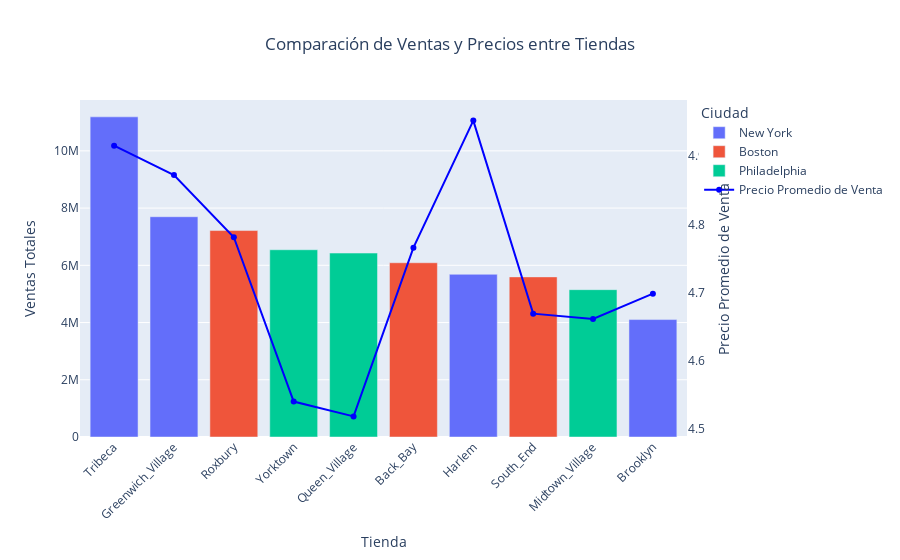

Source (notebook cell):
### Markdown cell above
### 1.2.3. Distribución de Ventas y Precios entre Tiendas

### Code cell
ventas_precios_por_tienda = df.groupby(['store', 'region']).agg({'sales': 'sum', 'sell_price': 'mean'}).reset_index()
ventas_precios_por_tienda = ventas_precios_por_tienda.sort_values(by='sales', ascending=False)

fig2 = px.bar(ventas_precios_por_tienda, x='store', y='sales', color='region', title='Comparación de Ventas y Precios entre Tiendas',
             labels={'sales': 'Ventas Totales', 'store': 'Tienda', 'region': 'Ciudad'}, hover_data={'sell_price': True})

fig2.add_trace(go.Scatter(x=ventas_precios_por_tienda['store'], y=ventas_precios_por_tienda['sell_price'],
                         mode='lines+markers', name='Precio Promedio de Venta', yaxis='y2', line=dict(color='blue'), marker=dict(color='blue')))

fig2.update_layout(
    yaxis=dict(title='Ventas Totales', side='left', showgrid=True),
    yaxis2=dict(title='Precio Promedio de Venta', overlaying='y', side='right', showgrid=False),
    xaxis=dict(tickangle=-45, title='Tienda', categoryorder='total descending'),
    title=dict(text='Comparación de Ventas y Precios entre Tiendas', x=0.5),
    bargap=0.2  # Ajustar el espacio entre las barras
)
fig2.show()

### Figure 1 — Plotly figure (JSON) as saved in the notebook; plotly's stock layout.template omitted (floating-point values rounded to 4 significant figures)
{"data": [{"alignmentgroup": "True", "customdata": [[4.915], [4.872], [4.952], [4.699]], "hovertemplate": "Ciudad=New York<br>Tienda=%{x}<br>Ventas Totales=%{y}<br>sell_price=%{customdata[0]}<extra></extra>", "legendgroup": "New York", "marker": {"color": "#636efa", "pattern": {"shape": ""}}, "name": "New York", "offsetgroup": "New York", "orientation": "v", "showlegend": true, "textposition": "auto", "type": "bar", "x": ["Tribeca", "Greenwich_Village", "Harlem", "Brooklyn"], "xaxis": "x", "y": [11188180, 7698216, 5685475, 4103676], "yaxis": "y"}, {"alignmentgroup": "True", "customdata": [[4.781], [4.766], [4.669]], "hovertemplate": "Ciudad=Boston<br>Tienda=%{x}<br>Ventas Totales=%{y}<br>sell_price=%{customdata[0]}<extra></extra>", "legendgroup": "Boston", "marker": {"color": "#EF553B", "pattern": {"shape": ""}}, "name": "Boston", "offsetgroup": "Boston", "orientation": "v", "showlegend": true, "textposition": "auto", "type": "bar", "x": ["Roxbury", "Back_Bay", "South_End"], "xaxis": "x", "y": [7214384, 6089330, 5595292], "yaxis": "y"}, {"alignmentgroup": "True", "customdata": [[4.541], [4.519], [4.661]], "hovertemplate": "Ciudad=Philadelphia<br>Tienda=%{x}<br>Ventas Totales=%{y}<br>sell_price=%{customdata[0]}<extra></extra>", "legendgroup": "Philadelphia", "marker": {"color": "#00cc96", "pattern": {"shape": ""}}, "name": "Philadelphia", "offsetgroup": "Philadelphia", "orientation": "v", "showlegend": true, "textposition": "auto", "type": "bar", "x": ["Yorktown", "Queen_Village", "Midtown_Village"], "xaxis": "x", "y": [6544012, 6427782, 5149062], "yaxis": "y"}, {"line": {"color": "blue"}, "marker": {"color": "blue"}, "mode": "lines+markers", "name": "Precio Promedio de Venta", "type": "scatter", "x": ["Tribeca", "Greenwich_Village", "Roxbury", "Yorktown", "Queen_Village", "Back_Bay", "Harlem", "South_End", "Midtown_Village", "Brooklyn"], "y": [4.915, 4.872, 4.781, 4.541, 4.519, 4.766, 4.952, 4.669, 4.661, 4.699], "yaxis": "y2"}], "layout": {"bargap": 0.2, "barmode": "relative", "legend": {"title": {"text": "Ciudad"}, "tracegroupgap": 0}, "title": {"text": "Comparación de Ventas y Precios entre Tiendas", "x": 0.5}, "xaxis": {"anchor": "y", "categoryorder": "total descending", "domain": [0, 1], "tickangle": -45, "title": {"text": "Tienda"}}, "yaxis": {"anchor": "x", "domain": [0, 1], "showgrid": true, "side": "left", "title": {"text": "Ventas Totales"}}, "yaxis2": {"overlaying": "y", "showgrid": false, "side": "right", "title": {"text": "Precio Promedio de Venta"}}}}
